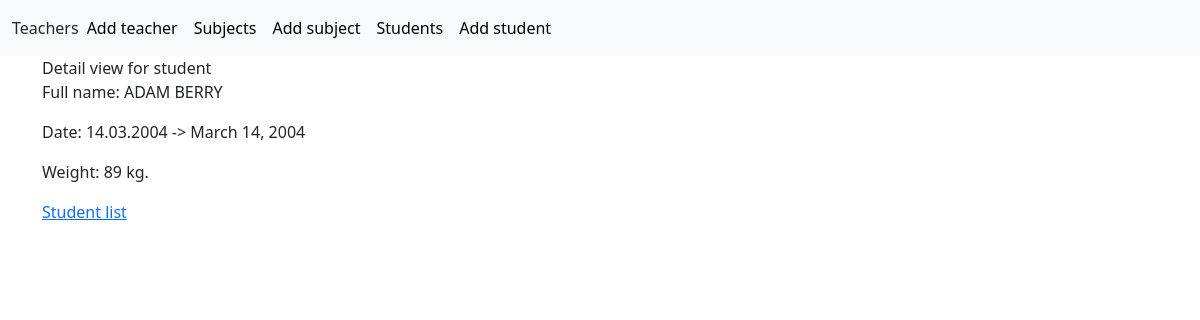
Page /first_app/student_detail/45 on the earlier database version.
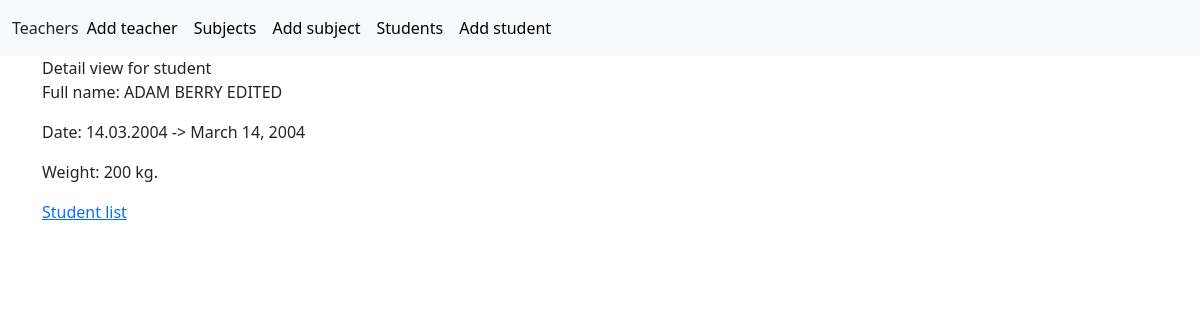
Same page on the later database version.
### first_app/models.py (models this page shows)
class Student(models.Model):
    name = models.CharField(max_length=100)
    """ kommentaari saab kirjutada nii """
    date_of_birth = models.DateField(null=True, blank=True)  # sünniaeg võib jääda tühjaks- vt sulgusid
    weight = models.IntegerField()

### first_app/views.py (the view)
# urls.py: path('student_detail/<int:pk>', views.StudentDetailView.as_view(), name= 'student_detail'),
class StudentDetailView(DetailView):
    model = Student

### first_app/templates/first_app/student_detail.html
{% extends 'base.html' %}
{% block content %}
	<h>Detail view for student</h>
    <div>
        <p>Full name: {{ student.name|upper }}</p>
        <p>Date: {{ student.date_of_birth|date:'d.m.Y'}} -> {{ student.date_of_birth }}</p>
        <p>Weight: {{ student.weight }} kg.</p>
    </div>
    <p><a href="/first_app/student_list">Student list</a></p>
{% endblock %}

Differences in the rows shown:
changed Student: name "ADAM BERRY" → "ADAM BERRY EDITED"; weight "89" → "200"
